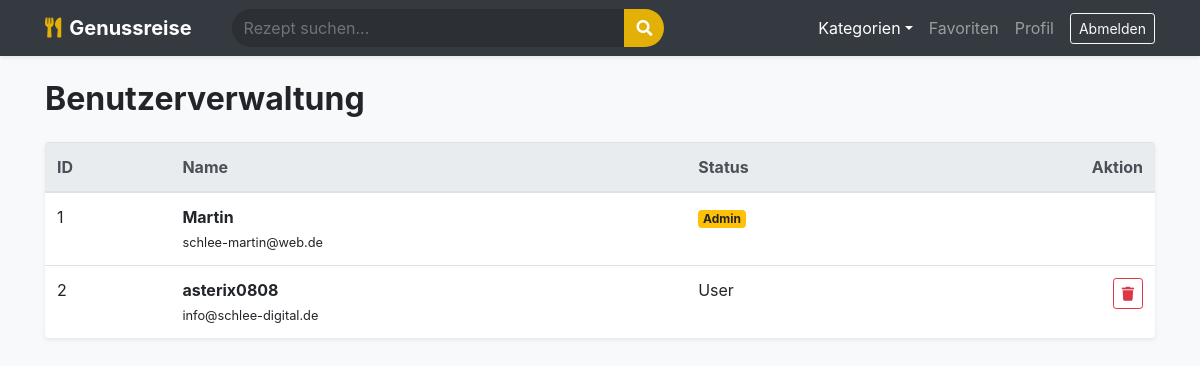
/admin/users (signed in), run on an earlier commit of the app's database.
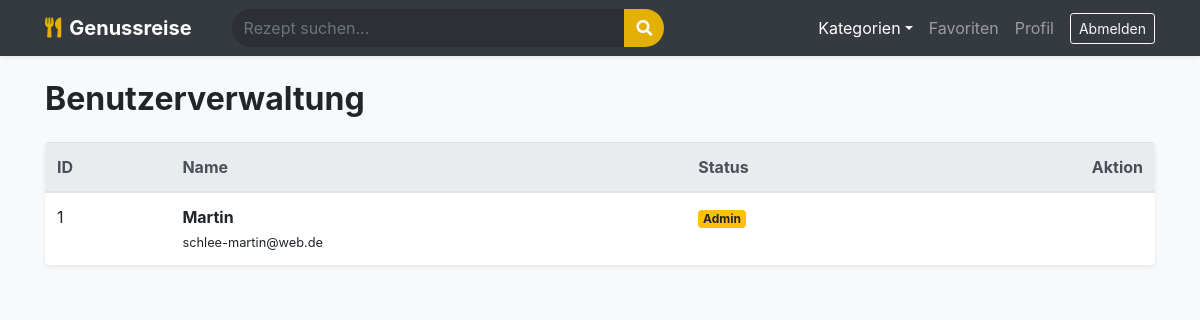
And on a later commit of the database.
### app.py (models this page shows)
class User(db.Model, UserMixin):
    id = db.Column(db.Integer, primary_key=True)
    username = db.Column(db.String(20), unique=True, nullable=False)
    email = db.Column(db.String(120), unique=True, nullable=False)
    password = db.Column(db.String(60), nullable=False)
    is_admin = db.Column(db.Boolean, default=False)
    recipes = db.relationship('Recipe', backref='author', lazy=True, cascade="all, delete-orphan")
    favorites = db.relationship('Favorite', backref='user', lazy=True, cascade="all, delete-orphan")
    comments = db.relationship('Comment', backref='user', lazy=True, cascade="all, delete-orphan")

### app.py (the view)
@app.route("/admin/users")
@login_required
def admin_users():
    if not current_user.is_admin: return redirect(url_for('index'))
    return render_template('admin_users.html', users=User.query.all())

### app.py (called while the page is built)
@login_manager.user_loader
def load_user(user_id):
    return User.query.get(int(user_id))

@app.context_processor
def inject_categories():
    cat_names = ["Abendessen", "Asiatisch", "Backen", "Beilagen", "Brot & Brötchen", "Dessert", "Eintöpfe", "Fisch", "Fleisch", "Frühstück", "Geflügel", "Getränke", "Hauptspeise", "Italienisch", "Low Carb", "Mittagessen", "Nachtisch", "Pasta", "Pizza", "Salate", "Snacks", "Suppen", "Vegan", "Vegetarisch", "Vorspeise"]
    return dict(all_categories=[{'id': i+1, 'name': n} for i, n in enumerate(cat_names)])

### templates/admin_users.html
{% extends "base.html" %}
{% block content %}
<h2 class="mb-4 font-weight-bold">Benutzerverwaltung</h2>
<div class="card border-0 shadow-sm overflow-hidden">
    <table class="table table-hover mb-0">
        <thead class="thead-light">
            <tr><th>ID</th><th>Name</th><th>Status</th><th class="text-right">Aktion</th></tr>
        </thead>
        <tbody>
            {% for u in users %}
            <tr>
                <td>{{ u.id }}</td>
                <td><strong>{{ u.username }}</strong><br><small>{{ u.email }}</small></td>
                <td>{% if u.is_admin %}<span class="badge badge-warning">Admin</span>{% else %}User{% endif %}</td>
                <td class="text-right">
                    {% if u.id != current_user.id %}
                        <form action="{{ url_for('admin_delete_user', user_id=u.id) }}" method="POST">
                            <button class="btn btn-sm btn-outline-danger" onclick="return confirm('Löschen?')"><i class="fas fa-trash"></i></button>
                        </form>
                    {% endif %}
                </td>
            </tr>
            {% endfor %}
        </tbody>
    </table>
</div>
{% endblock %}

What changed in the data, as far as the page shows it:
removed User: id "2", username "asterix0808", email "info@schlee-digital.de", is_admin "User"
